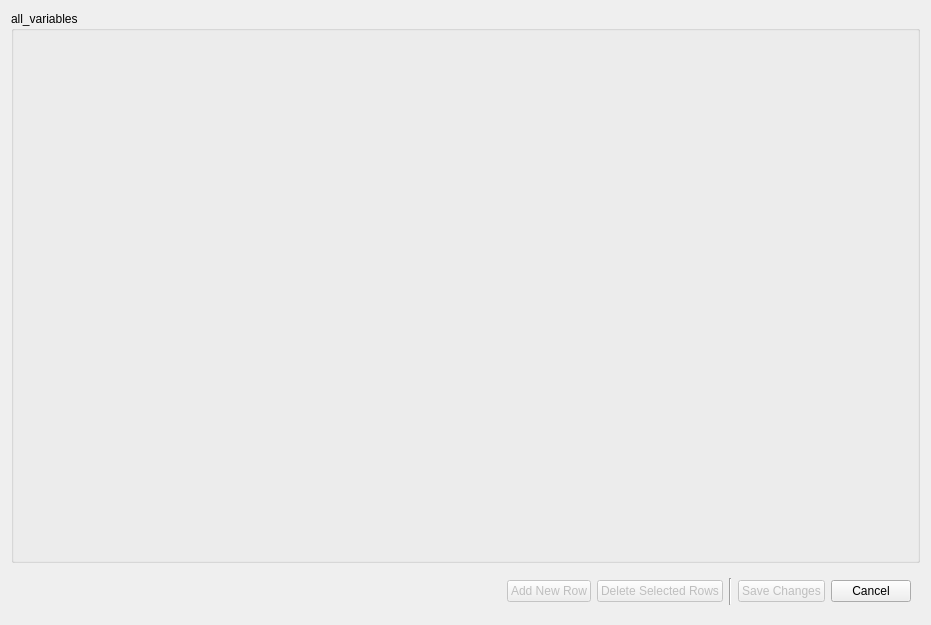
<ui version="4.0" >
 <author>Aaron Racicot</author>
 <class>AllVariablesGui</class>
 <widget class="QDialog" name="AllVariablesGui" >
  <property name="geometry" >
   <rect>
    <x>0</x>
    <y>0</y>
    <width>931</width>
    <height>625</height>
   </rect>
  </property>
  <property name="windowTitle" >
   <string>Dialog</string>
  </property>
  <layout class="QVBoxLayout" >
   <item>
    <widget class="QGroupBox" name="variableBox" >
     <property name="title" >
      <string>all_variables</string>
     </property>
     <layout class="QGridLayout" />
    </widget>
   </item>
   <item>
    <widget class="QWidget" native="1" name="widget" >
     <property name="maximumSize" >
      <size>
       <width>16777215</width>
       <height>45</height>
      </size>
     </property>
     <layout class="QHBoxLayout" >
      <item>
       <spacer>
        <property name="orientation" >
         <enum>Qt::Horizontal</enum>
        </property>
        <property name="sizeHint" >
         <size>
          <width>441</width>
          <height>24</height>
         </size>
        </property>
       </spacer>
      </item>
      <item>
       <widget class="QPushButton" name="addNew" >
        <property name="enabled" >
         <bool>false</bool>
        </property>
        <property name="text" >
         <string>Add New Row</string>
        </property>
       </widget>
      </item>
      <item>
       <widget class="QPushButton" name="deleteRow" >
        <property name="enabled" >
         <bool>false</bool>
        </property>
        <property name="text" >
         <string>Delete Selected Rows</string>
        </property>
       </widget>
      </item>
      <item>
       <widget class="Line" name="line" >
        <property name="orientation" >
         <enum>Qt::Vertical</enum>
        </property>
       </widget>
      </item>
      <item>
       <widget class="QPushButton" name="saveChanges" >
        <property name="enabled" >
         <bool>false</bool>
        </property>
        <property name="text" >
         <string>Save Changes</string>
        </property>
       </widget>
      </item>
      <item>
       <widget class="QPushButton" name="cancelWindow" >
        <property name="text" >
         <string>Cancel</string>
        </property>
       </widget>
      </item>
     </layout>
    </widget>
   </item>
  </layout>
 </widget>
 <resources/>
 <connections/>
</ui>
